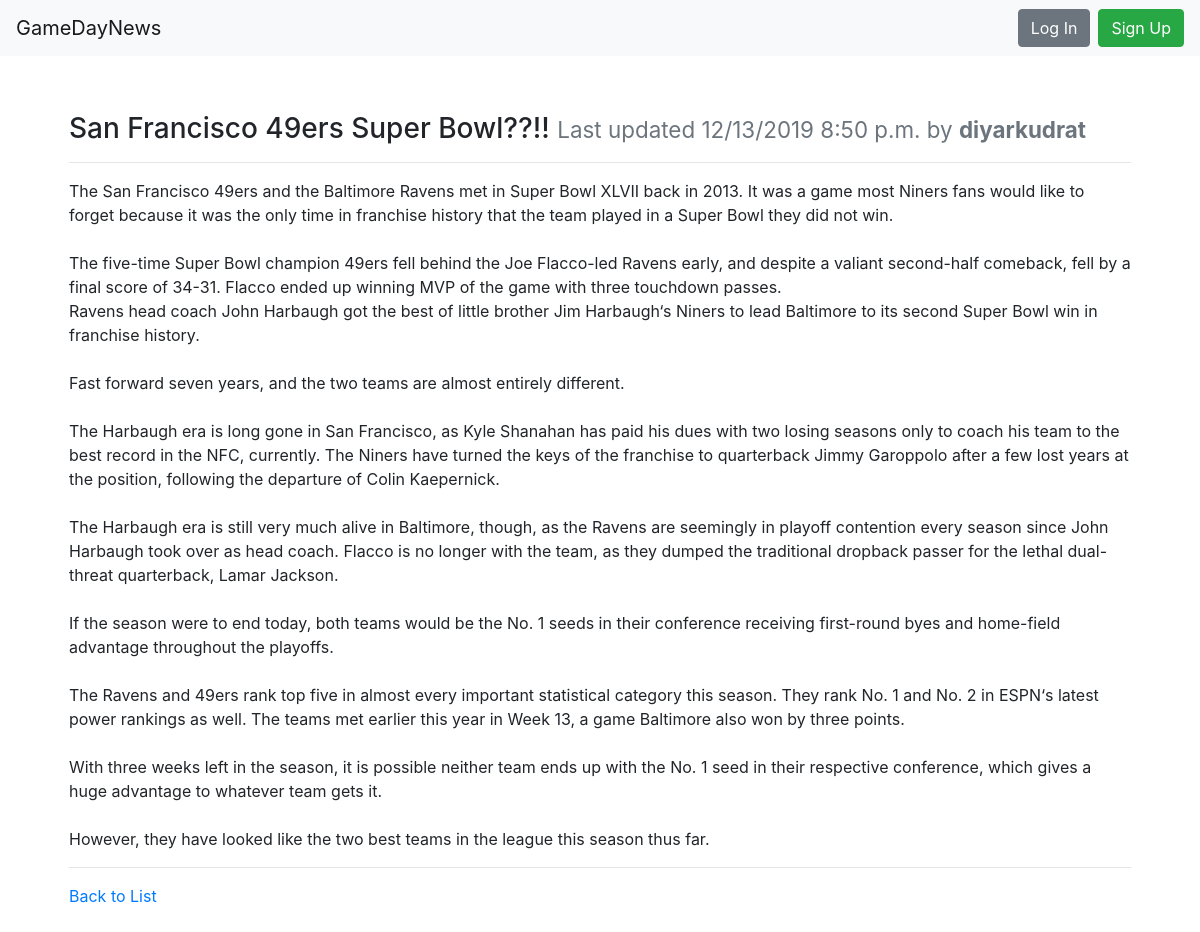
Page /san-francisco-49ers-super-bowl/ on the committed database.
### news/models.py (models this page shows, shortened)
class Article(models.Model):
    title = models.CharField(max_length=200, unique=True)
    author = models.ForeignKey(User, on_delete=models.PROTECT)
    slug = models.CharField(max_length=200, blank=True, editable=False)
    content = models.TextField(
        help_text="Write the content of your page here.")
    created = models.DateTimeField(auto_now_add=True)
    modified = models.DateTimeField(auto_now=True)

### news/views.py (the view)
# urls.py: path('<str:slug>/', ArticleDetailView.as_view(), name='news-details-page'),
class ArticleDetailView(DetailView):
    model = Article
    def get(self, request, slug):
        article = get_object_or_404(Article, slug=slug)
        return render(request, 'page.html', context={'article': article})

### news/templates/page.html
{% extends "base.html" %}
{% block content %}
  <div class="row">
    <div class="col m-4">
      <h3>{{ article.title }} <small class="text-muted">Last updated {{ article.modified|date:"SHORT_DATETIME_FORMAT" }} by <b>{{ article.author.username }}</b></small></h3>
      <hr>
      <p>{{ article.content|linebreaksbr }}</p>
      <hr>
      <a href="{% url 'news-list-page' %}">Back to List</a>
    </div>
  </div>
{% endblock %}

### news/templates/base.html (shortened to what this page needs)
<!doctype html>
<html lang="en">
  <head>
    <link rel="stylesheet" href="https://stackpath.bootstrapcdn.com/bootstrap/4.3.1/css/bootstrap.min.css"
>
  </head>
  <body>
    <nav class="navbar navbar-expand-md navbar-light bg-light">
      <a class="navbar-brand" href="{% url 'news-list-page' %}">GameDayNews</a>
      <form class="form-inline ml-auto">
        {% if request.user.is_authenticated %}
            <div class="text-white">Hello, {{ request.user.username }}</div>
            <a href="{% url 'news-new-page' %}" class="btn btn-warning ml-4">New Article</a>
            <a href="{% url 'logout' %}" class="btn btn-danger ml-2">Log Out</a>
        {% else %}
            <a href="{% url 'login' %}" class="btn btn-secondary ml-2">Log In</a>
            <a href="{% url 'news-signup-page' %}" class="btn btn-success ml-2">Sign Up</a>
        {% endif %}
      </form>
    </nav>
    <main role="main" class="container" style="margin-top: 4vh;">
      {% block content %}
      {% endblock %}
    </main>
  </body>

### rows in the picture
Article: title "San Francisco 49ers Super Bowl??!!", modified "12/13/2019 8:50 p.m.", author.username "diyarkudrat", content "The San Francisco 49ers and the Baltimore Ravens met in Super Bowl XLVII back in 2013. It was a game most Niners fans would like to forget because it was the only time in franchise history that the team played in a Super Bowl they did not win. The five-time Super Bowl champion 49ers fell behind the Joe Flacco-led Ravens early, and despite a valiant second-half comeback, fell by a final score of 34-31. Flacco ended up winning MVP of the game with three touchdown passes. Ravens head coach John Harbaugh got the best of little brother Jim Harbaugh‘s Niners to lead Baltimore to its second Super Bowl win in franchise history. Fast forward seven years, and the two teams are almost entirely…"
